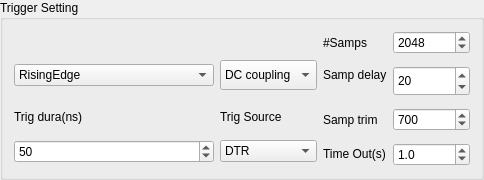
               <widget class="QGroupBox" name="TriggerBox_2">
                <property name="maximumSize">
                 <size>
                  <width>600</width>
                  <height>400</height>
                 </size>
                </property>
                <property name="title">
                 <string>Trigger Setting</string>
                </property>
                <layout class="QGridLayout" name="gridLayout_13">
                 <item row="5" column="1" rowspan="2">
                  <widget class="QLabel" name="TrigSourceLabel">
                   <property name="text">
                    <string>Trig Source</string>
                   </property>
                  </widget>
                 </item>
                 <item row="2" column="2">
                  <widget class="QLabel" name="PostSampleLabel_2">
                   <property name="text">
                    <string>#Samps</string>
                   </property>
                  </widget>
                 </item>
                 <item row="3" column="3" rowspan="3">
                  <widget class="QSpinBox" name="DelaySamples">
                   <property name="maximumSize">
                    <size>
                     <width>16777215</width>
                     <height>30</height>
                    </size>
                   </property>
                   <property name="maximum">
                    <number>10000</number>
                   </property>
                   <property name="value">
                    <number>20</number>
                   </property>
                  </widget>
                 </item>
                 <item row="7" column="1" rowspan="2">
                  <widget class="QComboBox" name="TriggerType_2">
                   <item>
                    <property name="text">
                     <string>DTR</string>
                    </property>
                   </item>
                   <item>
                    <property name="text">
                     <string>SYNC</string>
                    </property>
                   </item>
                  </widget>
                 </item>
                 <item row="2" column="3">
                  <widget class="QSpinBox" name="PostSamples_2">
                   <property name="maximum">
                    <number>10000</number>
                   </property>
                   <property name="value">
                    <number>2048</number>
                   </property>
                  </widget>
                 </item>
                 <item row="3" column="2">
                  <widget class="QLabel" name="SampleDelayLabel">
                   <property name="maximumSize">
                    <size>
                     <width>16777215</width>
                     <height>20</height>
                    </size>
                   </property>
                   <property name="text">
                    <string>Samp delay</string>
                   </property>
                  </widget>
                 </item>
                 <item row="7" column="0" rowspan="2">
                  <widget class="QSpinBox" name="TrigDura">
                   <property name="maximum">
                    <number>5000</number>
                   </property>
                   <property name="value">
                    <number>50</number>
                   </property>
                  </widget>
                 </item>
                 <item row="5" column="0" rowspan="2">
                  <widget class="QLabel" name="TrigDuraLable">
                   <property name="minimumSize">
                    <size>
                     <width>200</width>
                     <height>0</height>
                    </size>
                   </property>
                   <property name="text">
                    <string>Trig dura(ns)</string>
                   </property>
                  </widget>
                 </item>
                 <item row="8" column="2">
                  <widget class="QLabel" name="TriggerTimeoutLabel_2">
                   <property name="maximumSize">
                    <size>
                     <width>16777215</width>
                     <height>20</height>
                    </size>
                   </property>
                   <property name="text">
                    <string>Time Out(s)</string>
                   </property>
                  </widget>
                 </item>
                 <item row="6" column="2">
                  <widget class="QLabel" name="label_12">
                   <property name="text">
                    <string>Samp trim</string>
                   </property>
                  </widget>
                 </item>
                 <item row="6" column="3">
                  <widget class="QSpinBox" name="TrimSamples">
                   <property name="maximum">
                    <number>10000</number>
                   </property>
                   <property name="value">
                    <number>700</number>
                   </property>
                  </widget>
                 </item>
                 <item row="8" column="3">
                  <widget class="QDoubleSpinBox" name="TriggerTimeout_2">
                   <property name="enabled">
                    <bool>true</bool>
                   </property>
                   <property name="decimals">
                    <number>1</number>
                   </property>
                   <property name="maximum">
                    <double>1000000.000000000000000</double>
                   </property>
                   <property name="value">
                    <double>1.000000000000000</double>
                   </property>
                  </widget>
                 </item>
                 <item row="3" column="1">
                  <widget class="QComboBox" name="TriggerCoupling_2">
                   <property name="minimumSize">
                    <size>
                     <width>0</width>
                     <height>30</height>
                    </size>
                   </property>
                   <item>
                    <property name="text">
                     <string>DC coupling</string>
                    </property>
                   </item>
                   <item>
                    <property name="text">
                     <string>AC coupling</string>
                    </property>
                   </item>
                  </widget>
                 </item>
                 <item row="3" column="0">
                  <widget class="QComboBox" name="Edge_2">
                   <item>
                    <property name="text">
                     <string>RisingEdge</string>
                    </property>
                   </item>
                   <item>
                    <property name="text">
                     <string>FallingEdge</string>
                    </property>
                   </item>
                  </widget>
                 </item>
                </layout>
               </widget>
